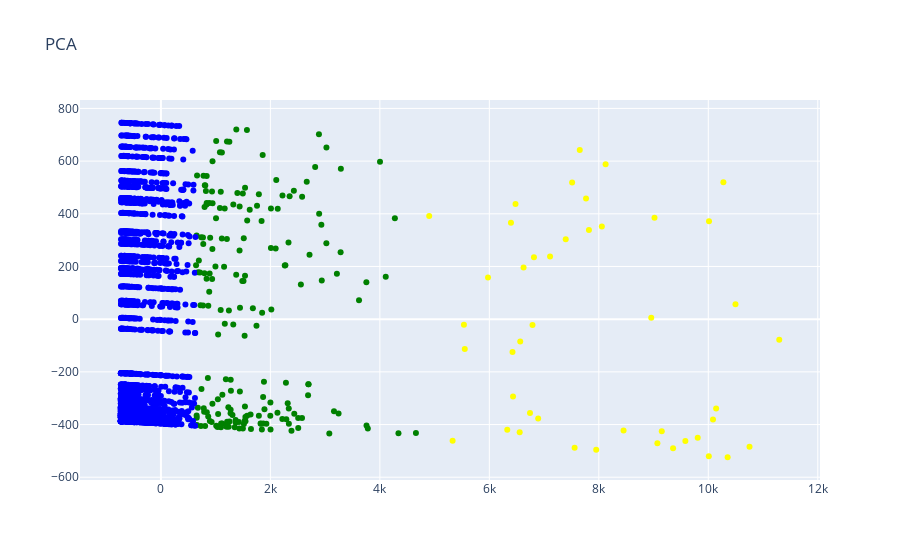

Here is the notebook cell this chart was saved with:
### Code cell
trace = go.Scatter(x=result['X'].values,
                   y=result['Y'].values,
                   text=result['texto'].values,
                   mode='markers',
                   marker=dict(color=result['colores'].values)) 

layout = go.Layout(title="PCA")

fig = go.Figure(data=trace, layout=layout)
iplot(fig)

### Figure 1 — Plotly figure (JSON) as saved in the notebook; plotly's stock layout.template omitted (floating-point values rounded to 4 significant figures; data arrays with more than 128 entries replaced by an {"elided": "..."} marker saying what was removed)
{"data": [{"marker": {"color": {"elided": "1976 str values"}}, "mode": "markers", "text": {"elided": "1976 str values"}, "type": "scatter", "x": {"elided": "1976 float values"}, "y": {"elided": "1976 float values"}}], "layout": {"title": {"text": "PCA"}}}
